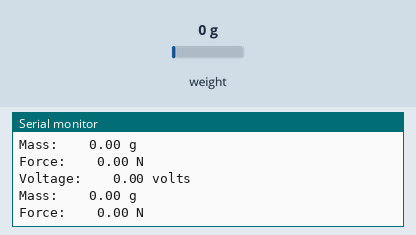
A sketch run on a simulated Arduino Uno, built with avr-gcc and run on an emulated ATmega328P. Parts: the last lines printed to the serial monitor. Inputs (shaded band) come from the test bench; at power-on: weight on the scale 0 g.

Above: at 5.8 s.
5.9 s: weight on the scale set to 100 g
At 8.3 s:
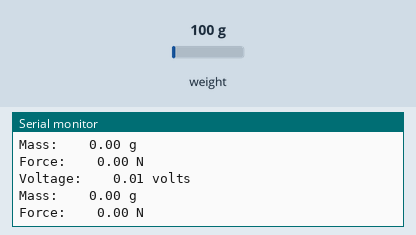
9.6 s: weight on the scale set to 1250 g
At 11.5 s:
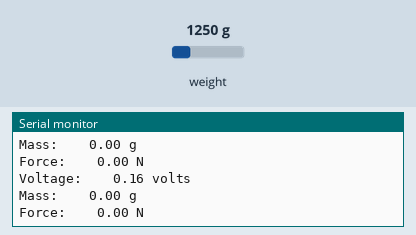
Timing chart, 0 to 13.0 s (numbered marks = the images above; inputs shaded):
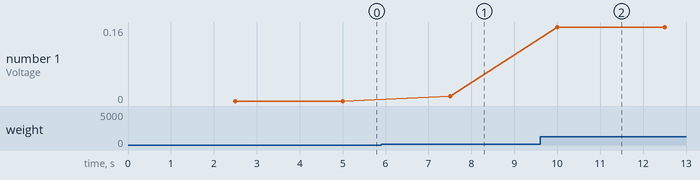

The sketch:

main.ino
```cpp
#include <HX711.h>

const int DOUT = 4; // Data Output to Digital Pin 4
const int CLK = 5; // Clock input Digital Pin 5
HX711 scale;

void setup() {
  // put your setup code here, to run once:
  Serial.begin(115200);
  scale.begin(DOUT, CLK);
}

void loop() {
  // Oversampling
  long adc = scale.read_average(25);
  //(2^24)-1
  // 24 bit ADC
  double voltage = 5.0*adc/16777215;
  Serial.print("Voltage:\t\t");
  Serial.print(voltage);
  Serial.println(" volts");
  double mass ; // Set equal to equation connecting voltage and mass
  Serial.print("Mass:\t\t");
  Serial.print(mass);
  Serial.println(" g");
  double force = mass *9.807;
  Serial.print("Force:\t\t");
  Serial.print(force);
  Serial.println(" N");
}
```

Measured:
- after the input at 5.9 s, the serial monitor: prints a new line after 1.6 s (image 1)
- after the input at 9.6 s, the serial monitor: prints a new line after 0.41 s (image 2)
- plotted number 1: 0 → 0.01 after the input at 5.9 s, 0.01 → 0.16 after the input at 9.6 s
